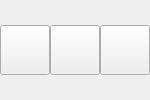
                        <widget class="QWidget" name="widget_42" native="true">
                         <property name="minimumSize">
                          <size>
                           <width>150</width>
                           <height>0</height>
                          </size>
                         </property>
                         <property name="maximumSize">
                          <size>
                           <width>150</width>
                           <height>16777215</height>
                          </size>
                         </property>
                         <layout class="QHBoxLayout" name="horizontalLayout_29">
                          <property name="spacing">
                           <number>0</number>
                          </property>
                          <property name="leftMargin">
                           <number>0</number>
                          </property>
                          <property name="topMargin">
                           <number>0</number>
                          </property>
                          <property name="rightMargin">
                           <number>0</number>
                          </property>
                          <property name="bottomMargin">
                           <number>0</number>
                          </property>
                          <item>
                           <widget class="QPushButton" name="pushButton_19">
                            <property name="minimumSize">
                             <size>
                              <width>50</width>
                              <height>50</height>
                             </size>
                            </property>
                            <property name="maximumSize">
                             <size>
                              <width>50</width>
                              <height>50</height>
                             </size>
                            </property>
                            <property name="text">
                             <string/>
                            </property>
                            <property name="icon">
                             <iconset resource="../../../resources/icons/resource.qrc">
                              <normaloff>:/right/right12.png</normaloff>:/right/right12.png</iconset>
                            </property>
                            <property name="iconSize">
                             <size>
                              <width>30</width>
                              <height>30</height>
                             </size>
                            </property>
                           </widget>
                          </item>
                          <item>
                           <widget class="QPushButton" name="pushButton_20">
                            <property name="minimumSize">
                             <size>
                              <width>50</width>
                              <height>50</height>
                             </size>
                            </property>
                            <property name="maximumSize">
                             <size>
                              <width>50</width>
                              <height>50</height>
                             </size>
                            </property>
                            <property name="text">
                             <string/>
                            </property>
                            <property name="icon">
                             <iconset resource="../../../resources/icons/resource.qrc">
                              <normaloff>:/right/right13.png</normaloff>:/right/right13.png</iconset>
                            </property>
                            <property name="iconSize">
                             <size>
                              <width>30</width>
                              <height>30</height>
                             </size>
                            </property>
                           </widget>
                          </item>
                          <item>
                           <widget class="QPushButton" name="pushButton_21">
                            <property name="minimumSize">
                             <size>
                              <width>50</width>
                              <height>50</height>
                             </size>
                            </property>
                            <property name="maximumSize">
                             <size>
                              <width>50</width>
                              <height>50</height>
                             </size>
                            </property>
                            <property name="text">
                             <string/>
                            </property>
                            <property name="icon">
                             <iconset resource="../../../resources/icons/resource.qrc">
                              <normaloff>:/right/right14.png</normaloff>:/right/right14.png</iconset>
                            </property>
                            <property name="iconSize">
                             <size>
                              <width>30</width>
                              <height>30</height>
                             </size>
                            </property>
                           </widget>
                          </item>
                         </layout>
                        </widget>
